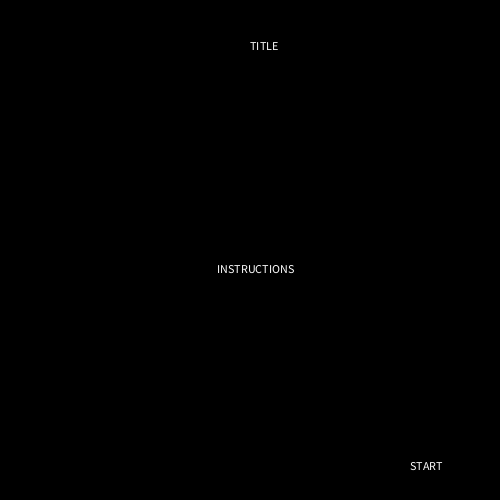
Frame 1 (no input)
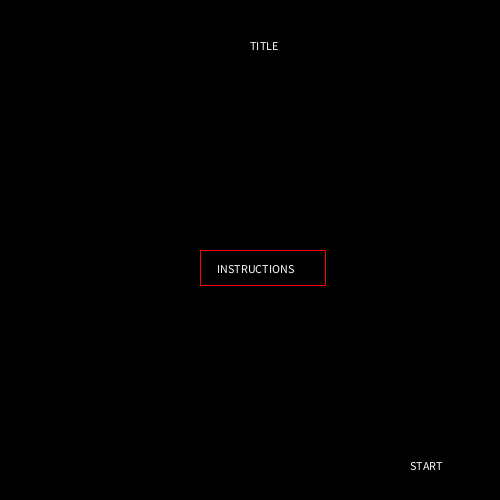
Frame 60 (the mouse pressed at the canvas centre just before this capture)
Frame 120 (the mouse held since frame 60 and released just before this capture): identical to frame 60, image omitted

The Processing sketch that drew these frames (run headless with seeded random() and noise(); from frame 60 on, the mouse is pressed at the canvas centre):

// Processing sketch: processing_47784
// ── processing_47784.pde

float level, g, timenum, health, finish;
int ts, bc, ic; // bc = button color, ic = instruct color
int xPos, yPos; //button positions
asteroids[] a;
enemy1[]e1;

void setup()
{
  size(500, 500);
  timenum = 120; 
  level = 0;
  g = 1;
  health = 500;
  finish = 0;
  a = new asteroids[100];
  for (int i = 0;  i<10; i++) {
    a[i] = new asteroids();
    a[i].x = random(500);
    a[i].y = random(350);
    a[i].s = random (50);
    a[i].notshot = true;
  }
  e1 = new enemy1[3];
  for (int i = 0; i<3; i++)
  {
    e1[i] = new enemy1();
    e1[i].x = random (500);
    e1[i].y = random (300);
    e1[i].s = random (50);
    e1[i].notshot = true;
  }
  /*for (int i = 0;  i<10; i++) {
   a[i] = new asteroids();
   a[i].x = random(500);
   a[i].y = random(350);
   a[i].s = random (50);
   a[i].s++;
   a[i].notshot = true;
   }*/
}

void draw()
{
  background (0);
  if (level == 0) introscreen();
  else if (level == 0.5) instructions();
  else if (level == 1) level1();
  else if (level == 200) youlose1();
  else if (level == 2) level2();
}

void introscreen()
{
  startbutton();
  instrButton();
  title();
  ic = #FF0303;
  xPos = 400;
  yPos = 450;
}

void instructions()
{
  inst();
}

void level1()
{
  ship();
  time();
  health();
  ts = #00FF00;

  for (int i= 0; i<10; i++)
  {
    if (level ==1) a[i].showasteroid();
    if (level ==1) a[i].moveasteroid();
    if (a[i].s<50)
    {
      a[i].a = 50;
      a[i].a=a[i].a+10;
    }
    if (a[i].s>50) a[i].a = 5000;
    if (dist (mouseX, mouseY, a[i].x, a[i].y)<a[i].s/2) {
      a[i].targetoffasteroid=false;
      ts=#FF0000;
      //a[i].x = mouseX;
      //a[i].y = mouseY;
    }
    if (a[i].targetoffasteroid) {
      ts = #00FF00;
      //a[i].x=a[i].x+(mouseX-250)*0.01;
      //a[i].y=a[i].y+(mouseY-250)*0.01;
    }


    if (mousePressed && dist (mouseX, mouseY, a[i].x, a[i].y)<a[i].s/2) {
      a[i].targetoffasteroid = true;
      a[i].s=0;
      a[i].x=-5000;
      a[i].notshot = false;
      println (a[i].s);
    }

    if (a[i].s>200 && a[i].x>0 && a[i].x <500 && a[i].y>0 && a[i].y<350) {
      println(a[i].y);
      health--;
    }

    drawTarget(mouseX, mouseY);
  }

  for (int i = 0; i<3; i++)
  {
    if (e1[i].notshot) {
      e1[i].showenemy1();
      e1[i].moveenemy1();
      e1[i].s= e1[i].s+0.05;
      e1[i].l= e1[i].l+0.05;
    }

    if (e1[i].s>200 && e1[i].x>0 && e1[i].x <500 && e1[i].y>0 && e1[i].y<350) {
      println(a[i].y);
      health--;
    }
  }

  if (health <0) level = 200;
  finishline();
  finish = finish + 0.1;
  if (finish>250) level = 2;
}

void level2()
{
  fill (255);
  text ("You win!!!", 50, 50);
}

void youlose1()
{
  fill (255);
  text ("You lose :(", 50, 50);
}

void drawTarget(int x, int y)
{
  int radius = 30;
  noFill();
  stroke(ts);
  ellipseMode(CENTER);
  ellipse(x, y, radius*2, radius*2);
  line(x-radius-10, y, x+radius+10, y);
  line(x, y-radius-10, x, y+radius+10);
}

void finishline()
{
  noStroke();
  fill (0, 255, 255, 50);
  rect (0, 200-0.5*finish, width, finish);
}

void ship()
{
  noStroke();
  fill (255);
  rect(0, 350, 500, 150);
}

class asteroids
{
  float x, y, s, a;
  boolean notshot;
  boolean targetoffasteroid;
  void showasteroid()
  {
    if (notshot) {
      stroke (0);
      fill (#71321A, a);
      ellipse (x, y, s, s);
    }
  }
  void moveasteroid()
  {
    if (notshot) {
      s= s + 0.1;
      x=x+(mouseX-250)*0.01;
      y=y+(mouseY-250)*0.01;
    }
  }
}

class enemy1
{
  float x, y, s, l;
  boolean notshot;

  void showenemy1()
  {
    if (notshot) 
    {
      stroke(0);
      fill (255, 255, 0);
      rect (x-0.5*width, y, width, 0.25*s);

      stroke(0);
      fill (255, 0, 0);
      rect (x, y, s, 0.5*s);
    }
  }
  void moveenemy1()
  {
    x=x+(mouseX-250)*0.01;
    y=y+(mouseY-250)*0.01;
  }
}

void health()
{
  fill (0, 0, 255);
  rect (0, 350, health, 25);
  if (health<0) health = 0;
}

void time()
{
  fill(0, 0, 255);
  text("Time:"+timenum, 15, 475);
  timenum = timenum - 0.02;
  text("sec", 115, 475);
}

// INTRO SCREEN : SEPERATE SKETCH!
void startbutton()
{
  noFill();
  stroke(bc);
  rect(xPos, yPos, 55, 25); 
  text("START", 410, 470);
  /*if (mouseX >xPos && mouseX<xPos+55 && mouseY>yPos && mouseY<yPos +25) {
   bc = 255;
   }
   else {
   bc =  #FF0303;
   }*/
  println(xPos + "," + yPos);
  if(keyPressed && key == ENTER)
  {
   level = 1; 
  }
  if(keyPressed && key == BACKSPACE)
  {
   level = 0.5; 
  }
}

void instrButton()
{
  noFill();
  stroke(ic);
  rect(200, 250, 125, 35);
  text("INSTRUCTIONS", 217, 273);
  if (mousePressed)
  {
    ic = 255;
  }
}

void title()
{
  text("TITLE", 250, 50);
}

void inst()
{
  text("Try to shoot down as many asteroids & enemies as you can", 100, 250);
  text("Use your mouse to aim your crosshairs and click to shoot",100, 275);
  text("The blue bar represents youtr health, which will decrease if hit hit an asteroid", 50, 300);
if(keyPressed && key == ENTER)
  {
   level = 1; 
  }


}

// CODE ENDS HERE
